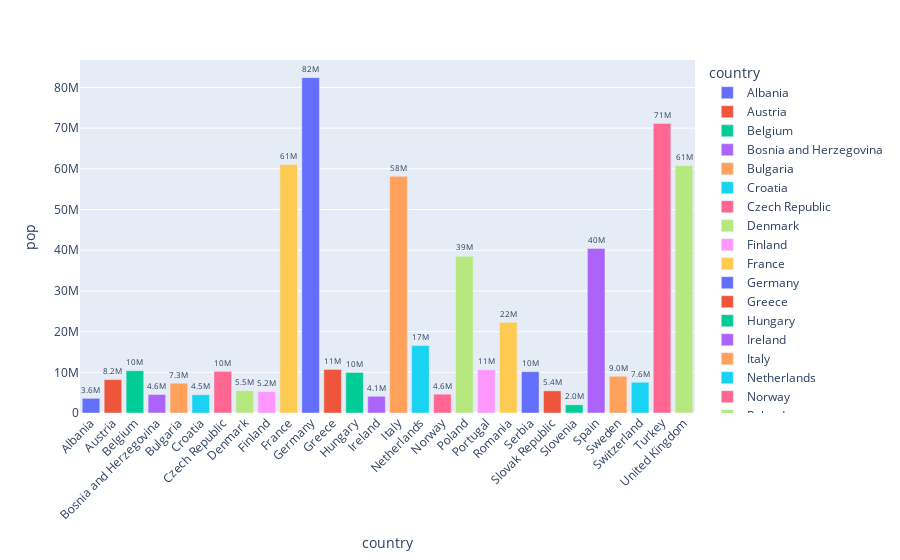

Notebook code cell kept with this figure:
### Code cell
#Countries with population > 2 million people
df_europe = px.data.gapminder().query("continent == 'Europe' and year == 2007 and pop > 2.e6")

fig = px.bar(df_europe, y='pop', x='country', text='pop', color='country')

# display the number in a more readable manner (outside over the bars shortened)
fig.update_traces(texttemplate='%{text:.2s}', textposition='outside')



#pivot the text 45°
fig.update_layout(xaxis_tickangle=-45)

fig

### Figure 1 — Plotly figure (JSON) as saved in the notebook; plotly's stock layout.template omitted (floating-point values rounded to 4 significant figures)
{"data": [{"alignmentgroup": "True", "hovertemplate": "country=%{x}<br>pop=%{text}<extra></extra>", "legendgroup": "Albania", "marker": {"color": "#636efa"}, "name": "Albania", "offsetgroup": "Albania", "orientation": "v", "showlegend": true, "text": [3600523], "textposition": "outside", "texttemplate": "%{text:.2s}", "type": "bar", "x": ["Albania"], "xaxis": "x", "y": [3600523], "yaxis": "y"}, {"alignmentgroup": "True", "hovertemplate": "country=%{x}<br>pop=%{text}<extra></extra>", "legendgroup": "Austria", "marker": {"color": "#EF553B"}, "name": "Austria", "offsetgroup": "Austria", "orientation": "v", "showlegend": true, "text": [8199783], "textposition": "outside", "texttemplate": "%{text:.2s}", "type": "bar", "x": ["Austria"], "xaxis": "x", "y": [8199783], "yaxis": "y"}, {"alignmentgroup": "True", "hovertemplate": "country=%{x}<br>pop=%{text}<extra></extra>", "legendgroup": "Belgium", "marker": {"color": "#00cc96"}, "name": "Belgium", "offsetgroup": "Belgium", "orientation": "v", "showlegend": true, "text": [10392226], "textposition": "outside", "texttemplate": "%{text:.2s}", "type": "bar", "x": ["Belgium"], "xaxis": "x", "y": [10392226], "yaxis": "y"}, {"alignmentgroup": "True", "hovertemplate": "country=%{x}<br>pop=%{text}<extra></extra>", "legendgroup": "Bosnia and Herzegovina", "marker": {"color": "#ab63fa"}, "name": "Bosnia and Herzegovina", "offsetgroup": "Bosnia and Herzegovina", "orientation": "v", "showlegend": true, "text": [4552198], "textposition": "outside", "texttemplate": "%{text:.2s}", "type": "bar", "x": ["Bosnia and Herzegovina"], "xaxis": "x", "y": [4552198], "yaxis": "y"}, {"alignmentgroup": "True", "hovertemplate": "country=%{x}<br>pop=%{text}<extra></extra>", "legendgroup": "Bulgaria", "marker": {"color": "#FFA15A"}, "name": "Bulgaria", "offsetgroup": "Bulgaria", "orientation": "v", "showlegend": true, "text": [7322858], "textposition": "outside", "texttemplate": "%{text:.2s}", "type": "bar", "x": ["Bulgaria"], "xaxis": "x", "y": [7322858], "yaxis": "y"}, {"alignmentgroup": "True", "hovertemplate": "country=%{x}<br>pop=%{text}<extra></extra>", "legendgroup": "Croatia", "marker": {"color": "#19d3f3"}, "name": "Croatia", "offsetgroup": "Croatia", "orientation": "v", "showlegend": true, "text": [4493312], "textposition": "outside", "texttemplate": "%{text:.2s}", "type": "bar", "x": ["Croatia"], "xaxis": "x", "y": [4493312], "yaxis": "y"}, {"alignmentgroup": "True", "hovertemplate": "country=%{x}<br>pop=%{text}<extra></extra>", "legendgroup": "Czech Republic", "marker": {"color": "#FF6692"}, "name": "Czech Republic", "offsetgroup": "Czech Republic", "orientation": "v", "showlegend": true, "text": [10228744], "textposition": "outside", "texttemplate": "%{text:.2s}", "type": "bar", "x": ["Czech Republic"], "xaxis": "x", "y": [10228744], "yaxis": "y"}, {"alignmentgroup": "True", "hovertemplate": "country=%{x}<br>pop=%{text}<extra></extra>", "legendgroup": "Denmark", "marker": {"color": "#B6E880"}, "name": "Denmark", "offsetgroup": "Denmark", "orientation": "v", "showlegend": true, "text": [5468120], "textposition": "outside", "texttemplate": "%{text:.2s}", "type": "bar", "x": ["Denmark"], "xaxis": "x", "y": [5468120], "yaxis": "y"}, {"alignmentgroup": "True", "hovertemplate": "country=%{x}<br>pop=%{text}<extra></extra>", "legendgroup": "Finland", "marker": {"color": "#FF97FF"}, "name": "Finland", "offsetgroup": "Finland", "orientation": "v", "showlegend": true, "text": [5238460], "textposition": "outside", "texttemplate": "%{text:.2s}", "type": "bar", "x": ["Finland"], "xaxis": "x", "y": [5238460], "yaxis": "y"}, {"alignmentgroup": "True", "hovertemplate": "country=%{x}<br>pop=%{text}<extra></extra>", "legendgroup": "France", "marker": {"color": "#FECB52"}, "name": "France", "offsetgroup": "France", "orientation": "v", "showlegend": true, "text": [61083916], "textposition": "outside", "texttemplate": "%{text:.2s}", "type": "bar", "x": ["France"], "xaxis": "x", "y": [61083916], "yaxis": "y"}, {"alignmentgroup": "True", "hovertemplate": "country=%{x}<br>pop=%{text}<extra></extra>", "legendgroup": "Germany", "marker": {"color": "#636efa"}, "name": "Germany", "offsetgroup": "Germany", "orientation": "v", "showlegend": true, "text": [82400996], "textposition": "outside", "texttemplate": "%{text:.2s}", "type": "bar", "x": ["Germany"], "xaxis": "x", "y": [82400996], "yaxis": "y"}, {"alignmentgroup": "True", "hovertemplate": "country=%{x}<br>pop=%{text}<extra></extra>", "legendgroup": "Greece", "marker": {"color": "#EF553B"}, "name": "Greece", "offsetgroup": "Greece", "orientation": "v", "showlegend": true, "text": [10706290], "textposition": "outside", "texttemplate": "%{text:.2s}", "type": "bar", "x": ["Greece"], "xaxis": "x", "y": [10706290], "yaxis": "y"}, {"alignmentgroup": "True", "hovertemplate": "country=%{x}<br>pop=%{text}<extra></extra>", "legendgroup": "Hungary", "marker": {"color": "#00cc96"}, "name": "Hungary", "offsetgroup": "Hungary", "orientation": "v", "showlegend": true, "text": [9956108], "textposition": "outside", "texttemplate": "%{text:.2s}", "type": "bar", "x": ["Hungary"], "xaxis": "x", "y": [9956108], "yaxis": "y"}, {"alignmentgroup": "True", "hovertemplate": "country=%{x}<br>pop=%{text}<extra></extra>", "legendgroup": "Ireland", "marker": {"color": "#ab63fa"}, "name": "Ireland", "offsetgroup": "Ireland", "orientation": "v", "showlegend": true, "text": [4109086], "textposition": "outside", "texttemplate": "%{text:.2s}", "type": "bar", "x": ["Ireland"], "xaxis": "x", "y": [4109086], "yaxis": "y"}, {"alignmentgroup": "True", "hovertemplate": "country=%{x}<br>pop=%{text}<extra></extra>", "legendgroup": "Italy", "marker": {"color": "#FFA15A"}, "name": "Italy", "offsetgroup": "Italy", "orientation": "v", "showlegend": true, "text": [58147733], "textposition": "outside", "texttemplate": "%{text:.2s}", "type": "bar", "x": ["Italy"], "xaxis": "x", "y": [58147733], "yaxis": "y"}, {"alignmentgroup": "True", "hovertemplate": "country=%{x}<br>pop=%{text}<extra></extra>", "legendgroup": "Netherlands", "marker": {"color": "#19d3f3"}, "name": "Netherlands", "offsetgroup": "Netherlands", "orientation": "v", "showlegend": true, "text": [16570613], "textposition": "outside", "texttemplate": "%{text:.2s}", "type": "bar", "x": ["Netherlands"], "xaxis": "x", "y": [16570613], "yaxis": "y"}, {"alignmentgroup": "True", "hovertemplate": "country=%{x}<br>pop=%{text}<extra></extra>", "legendgroup": "Norway", "marker": {"color": "#FF6692"}, "name": "Norway", "offsetgroup": "Norway", "orientation": "v", "showlegend": true, "text": [4627926], "textposition": "outside", "texttemplate": "%{text:.2s}", "type": "bar", "x": ["Norway"], "xaxis": "x", "y": [4627926], "yaxis": "y"}, {"alignmentgroup": "True", "hovertemplate": "country=%{x}<br>pop=%{text}<extra></extra>", "legendgroup": "Poland", "marker": {"color": "#B6E880"}, "name": "Poland", "offsetgroup": "Poland", "orientation": "v", "showlegend": true, "text": [38518241], "textposition": "outside", "texttemplate": "%{text:.2s}", "type": "bar", "x": ["Poland"], "xaxis": "x", "y": [38518241], "yaxis": "y"}, {"alignmentgroup": "True", "hovertemplate": "country=%{x}<br>pop=%{text}<extra></extra>", "legendgroup": "Portugal", "marker": {"color": "#FF97FF"}, "name": "Portugal", "offsetgroup": "Portugal", "orientation": "v", "showlegend": true, "text": [10642836], "textposition": "outside", "texttemplate": "%{text:.2s}", "type": "bar", "x": ["Portugal"], "xaxis": "x", "y": [10642836], "yaxis": "y"}, {"alignmentgroup": "True", "hovertemplate": "country=%{x}<br>pop=%{text}<extra></extra>", "legendgroup": "Romania", "marker": {"color": "#FECB52"}, "name": "Romania", "offsetgroup": "Romania", "orientation": "v", "showlegend": true, "text": [22276056], "textposition": "outside", "texttemplate": "%{text:.2s}", "type": "bar", "x": ["Romania"], "xaxis": "x", "y": [22276056], "yaxis": "y"}, {"alignmentgroup": "True", "hovertemplate": "country=%{x}<br>pop=%{text}<extra></extra>", "legendgroup": "Serbia", "marker": {"color": "#636efa"}, "name": "Serbia", "offsetgroup": "Serbia", "orientation": "v", "showlegend": true, "text": [10150265], "textposition": "outside", "texttemplate": "%{text:.2s}", "type": "bar", "x": ["Serbia"], "xaxis": "x", "y": [10150265], "yaxis": "y"}, {"alignmentgroup": "True", "hovertemplate": "country=%{x}<br>pop=%{text}<extra></extra>", "legendgroup": "Slovak Republic", "marker": {"color": "#EF553B"}, "name": "Slovak Republic", "offsetgroup": "Slovak Republic", "orientation": "v", "showlegend": true, "text": [5447502], "textposition": "outside", "texttemplate": "%{text:.2s}", "type": "bar", "x": ["Slovak Republic"], "xaxis": "x", "y": [5447502], "yaxis": "y"}, {"alignmentgroup": "True", "hovertemplate": "country=%{x}<br>pop=%{text}<extra></extra>", "legendgroup": "Slovenia", "marker": {"color": "#00cc96"}, "name": "Slovenia", "offsetgroup": "Slovenia", "orientation": "v", "showlegend": true, "text": [2009245], "textposition": "outside", "texttemplate": "%{text:.2s}", "type": "bar", "x": ["Slovenia"], "xaxis": "x", "y": [2009245], "yaxis": "y"}, {"alignmentgroup": "True", "hovertemplate": "country=%{x}<br>pop=%{text}<extra></extra>", "legendgroup": "Spain", "marker": {"color": "#ab63fa"}, "name": "Spain", "offsetgroup": "Spain", "orientation": "v", "showlegend": true, "text": [40448191], "textposition": "outside", "texttemplate": "%{text:.2s}", "type": "bar", "x": ["Spain"], "xaxis": "x", "y": [40448191], "yaxis": "y"}, {"alignmentgroup": "True", "hovertemplate": "country=%{x}<br>pop=%{text}<extra></extra>", "legendgroup": "Sweden", "marker": {"color": "#FFA15A"}, "name": "Sweden", "offsetgroup": "Sweden", "orientation": "v", "showlegend": true, "text": [9031088], "textposition": "outside", "texttemplate": "%{text:.2s}", "type": "bar", "x": ["Sweden"], "xaxis": "x", "y": [9031088], "yaxis": "y"}, {"alignmentgroup": "True", "hovertemplate": "country=%{x}<br>pop=%{text}<extra></extra>", "legendgroup": "Switzerland", "marker": {"color": "#19d3f3"}, "name": "Switzerland", "offsetgroup": "Switzerland", "orientation": "v", "showlegend": true, "text": [7554661], "textposition": "outside", "texttemplate": "%{text:.2s}", "type": "bar", "x": ["Switzerland"], "xaxis": "x", "y": [7554661], "yaxis": "y"}, {"alignmentgroup": "True", "hovertemplate": "country=%{x}<br>pop=%{text}<extra></extra>", "legendgroup": "Turkey", "marker": {"color": "#FF6692"}, "name": "Turkey", "offsetgroup": "Turkey", "orientation": "v", "showlegend": true, "text": [71158647], "textposition": "outside", "texttemplate": "%{text:.2s}", "type": "bar", "x": ["Turkey"], "xaxis": "x", "y": [71158647], "yaxis": "y"}, {"alignmentgroup": "True", "hovertemplate": "country=%{x}<br>pop=%{text}<extra></extra>", "legendgroup": "United Kingdom", "marker": {"color": "#B6E880"}, "name": "United Kingdom", "offsetgroup": "United Kingdom", "orientation": "v", "showlegend": true, "text": [60776238], "textposition": "outside", "texttemplate": "%{text:.2s}", "type": "bar", "x": ["United Kingdom"], "xaxis": "x", "y": [60776238], "yaxis": "y"}], "layout": {"barmode": "relative", "legend": {"title": {"text": "country"}, "tracegroupgap": 0}, "margin": {"t": 60}, "xaxis": {"anchor": "y", "categoryarray": ["Albania", "Austria", "Belgium", "Bosnia and Herzegovina", "Bulgaria", "Croatia", "Czech Republic", "Denmark", "Finland", "France", "Germany", "Greece", "Hungary", "Ireland", "Italy", "Netherlands", "Norway", "Poland", "Portugal", "Romania", "Serbia", "Slovak Republic", "Slovenia", "Spain", "Sweden", "Switzerland", "Turkey", "United Kingdom"], "categoryorder": "array", "domain": [0, 1], "tickangle": -45, "title": {"text": "country"}}, "yaxis": {"anchor": "x", "domain": [0, 1], "title": {"text": "pop"}}}}
